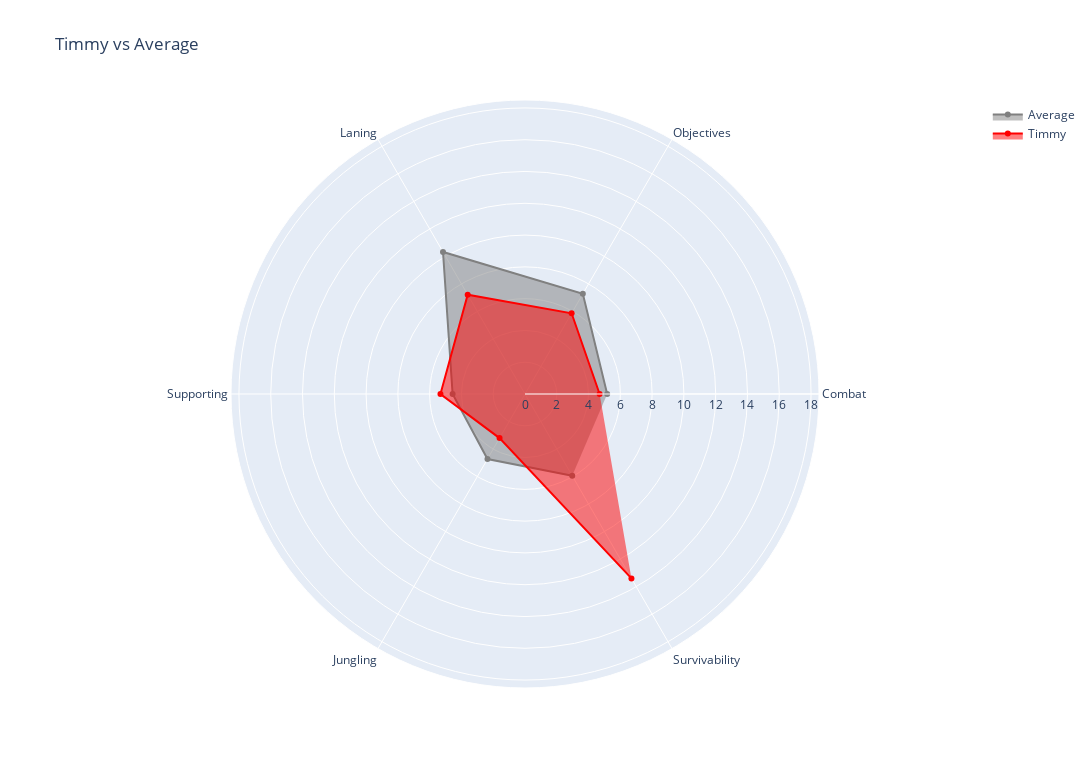

The notebook cell this image was saved under:
### Markdown cell above
# Comparing timmy to the average

### Code cell
fig = go.Figure(
  layout_title_text="Timmy vs Average",
  layout_width=1360,
  layout_height=768,
  )

fig.add_trace(go.Scatterpolar(
      r=mid_winners_mean,
      theta=keys,
      fill='toself',
      name='Average',
      marker_color="gray"
))


fig.add_trace(go.Scatterpolar(
      r=timmy,
      theta=keys,
      fill='toself',
      name='Timmy',
      marker_color="red",
))


fig.update_layout(
  polar=dict(
    radialaxis=dict(
      visible=True,
      range=[0, 18.5],
    )),
  showlegend=True,
)

fig.show()

### Figure 1 — Plotly figure (JSON) as saved in the notebook; plotly's stock layout.template omitted (floating-point values rounded to 4 significant figures)
{"data": [{"fill": "toself", "marker": {"color": "gray"}, "name": "Average", "r": [5.171, 7.278, 10.32, 4.555, 4.722, 5.946], "theta": ["Combat", "Objectives", "Laning", "Supporting", "Jungling", "Survivability"], "type": "scatterpolar"}, {"fill": "toself", "marker": {"color": "red"}, "name": "Timmy", "r": [4.695, 5.866, 7.213, 5.32, 3.204, 13.4], "theta": ["Combat", "Objectives", "Laning", "Supporting", "Jungling", "Survivability"], "type": "scatterpolar"}], "layout": {"height": 768, "polar": {"radialaxis": {"range": [0, 18.5], "visible": true}}, "showlegend": true, "title": {"text": "Timmy vs Average"}, "width": 1360}}
